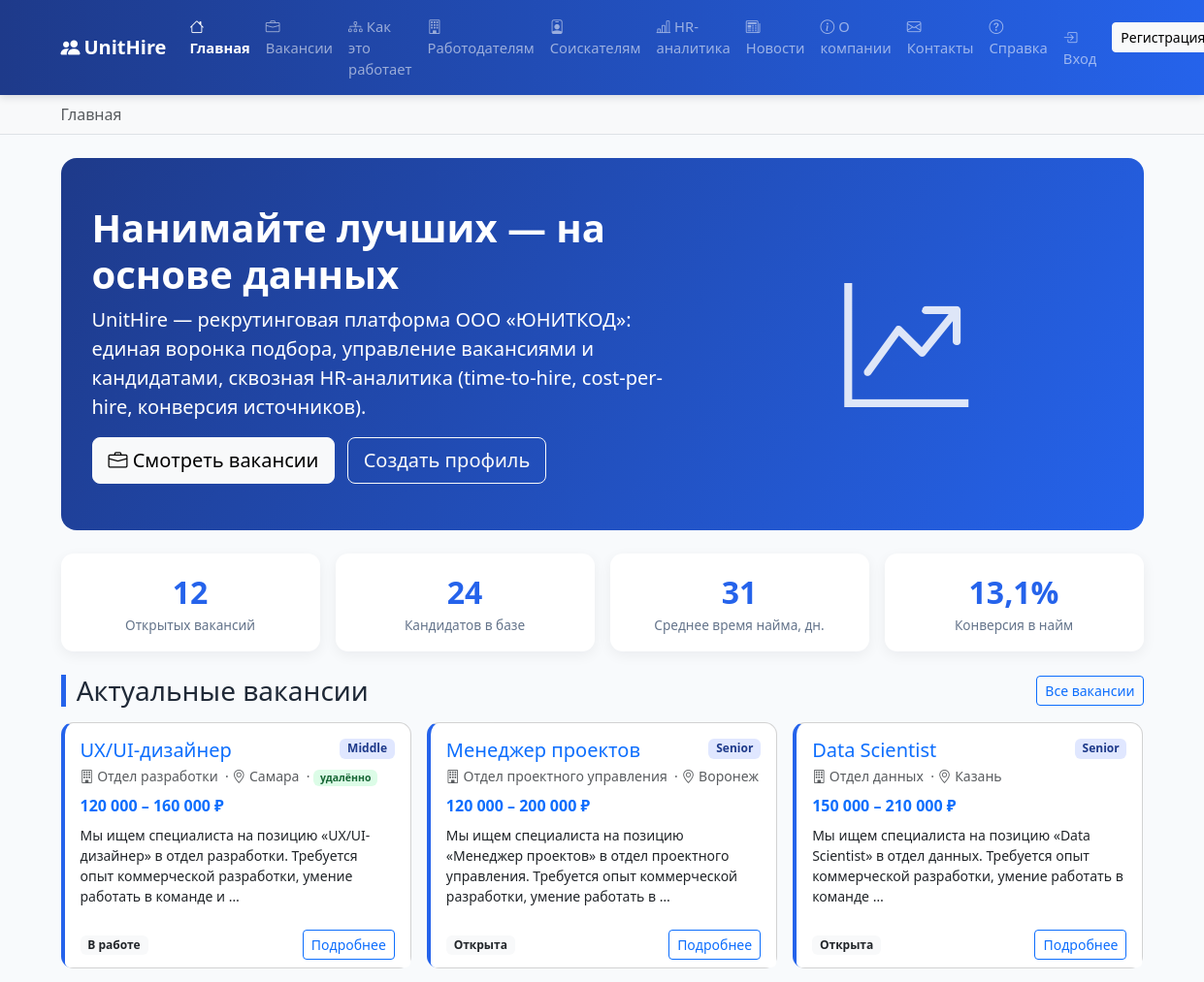
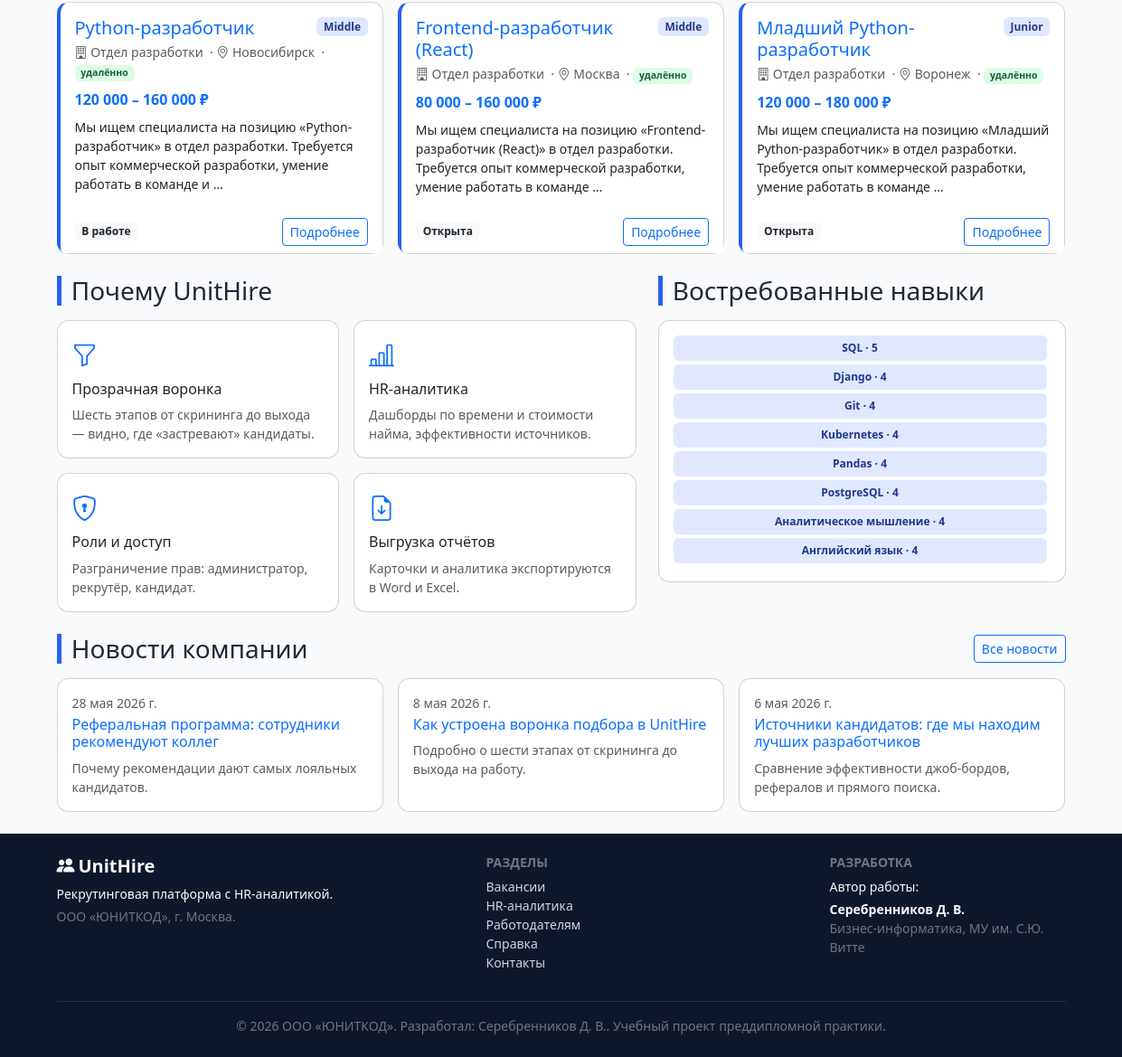
The page / on the database its author committed (2 pictures, top to bottom).
### core/models.py (models this page shows, shortened)
class Vacancy(models.Model):
    title = models.CharField("Название вакансии", max_length=150)
    department = models.ForeignKey(Department, verbose_name="Отдел",
                                   on_delete=models.PROTECT, related_name="vacancies")
    grade = models.CharField("Грейд", max_length=20, choices=Grade.choices,
                             default=Grade.MIDDLE)
    salary_min = models.PositiveIntegerField("Зарплата от, ₽", default=0)
    salary_max = models.PositiveIntegerField("Зарплата до, ₽", default=0)
    status = models.CharField("Статус", max_length=20, choices=VacancyStatus.choices,
                              default=VacancyStatus.OPEN)
    recruiter = models.ForeignKey(
        settings.AUTH_USER_MODEL, verbose_name="Ответственный рекрутёр",
        on_delete=models.SET_NULL, null=True, blank=True, related_name="vacancies",
        limit_choices_to={"role": Role.RECRUITER})
    required_skills = models.ManyToManyField(
        Skill, through="VacancySkill", verbose_name="Требуемые навыки",
        related_name="vacancies")
    description = models.TextField("Описание и требования", blank=True)
    city = models.CharField("Город", max_length=80, blank=True, default="Москва")
    is_remote = models.BooleanField("Удалённая работа", default=False)
    opened_at = models.DateField("Дата открытия", default=timezone.localdate)
    planned_close = models.DateField("Плановая дата закрытия", null=True, blank=True)
    closed_at = models.DateField("Фактическая дата закрытия", null=True, blank=True)
    class Meta:
        verbose_name = "Вакансия"
        verbose_name_plural = "Вакансии"
        ordering = ["-opened_at"]
        indexes = [models.Index(fields=["status"])]
    def salary_range(self):
        if self.salary_min and self.salary_max:
            return f"{self.salary_min:,} – {self.salary_max:,} ₽".replace(",", " ")
        if self.salary_max:
            return f"до {self.salary_max:,} ₽".replace(",", " ")
        return "по договорённости"

class Department(models.Model):
    name = models.CharField("Название отдела", max_length=120, unique=True)
    head = models.CharField("Руководитель", max_length=120, blank=True)
    headcount_plan = models.PositiveIntegerField("Плановая численность", default=0)
    description = models.TextField("Описание", blank=True)
    class Meta:
        verbose_name = "Отдел"
        verbose_name_plural = "Отделы"
        ordering = ["name"]

class Skill(models.Model):
    CATEGORY_CHOICES = [
        ("lang", "Язык программирования"),
        ("framework", "Фреймворк/библиотека"),
        ("db", "База данных"),
        ("tool", "Инструмент/технология"),
        ("soft", "Гибкий навык"),
    ]
    name = models.CharField("Навык", max_length=80, unique=True)
    category = models.CharField("Категория", max_length=20,
                                choices=CATEGORY_CHOICES, default="tool")
    description = models.CharField("Описание", max_length=255, blank=True)
    class Meta:
        verbose_name = "Навык"
        verbose_name_plural = "Навыки"
        ordering = ["category", "name"]

class Article(models.Model):
    title = models.CharField("Заголовок", max_length=200)
    slug = models.SlugField("Ссылка (slug)", max_length=210, unique=True)
    summary = models.CharField("Краткое описание", max_length=300)
    body = models.TextField("Текст статьи")
    author_name = models.CharField("Автор", max_length=120,
                                   default="Пресс-служба ЮНИТКОД")
    published_at = models.DateField("Дата публикации", default=timezone.localdate)
    is_published = models.BooleanField("Опубликовано", default=True)
    class Meta:
        verbose_name = "Статья/новость"
        verbose_name_plural = "Статьи и новости"
        ordering = ["-published_at"]
    def get_absolute_url(self):
        return reverse("news_detail", args=[self.slug])

### core/views.py (the view)
# urls.py: path("", views.home, name="home"),
def home(request):
    context = {
        "breadcrumbs": _crumbs(("Главная", None)),
        "kpi": analytics.kpi_summary(),
        "fresh_vacancies": Vacancy.objects.filter(
            status__in=[VacancyStatus.OPEN, VacancyStatus.IN_PROGRESS]
        ).select_related("department")[:6],
        "fresh_news": Article.objects.filter(is_published=True)[:3],
        "top_skills": _top_skills(),
    }
    return render(request, "public/home.html", context)

### core/context_processors.py (called while the page is built)
def site_globals(request):
    return {
        "MAIN_MENU": MAIN_MENU,
        "SITE_AUTHOR": settings.SITE_AUTHOR,
        "SITE_AUTHOR_FULL": settings.SITE_AUTHOR_FULL,
        "SITE_ORG": settings.SITE_ORG,
        "SITE_NAME": settings.SITE_NAME,
        "SITE_TAGLINE": settings.SITE_TAGLINE,
        "CURRENT_YEAR": timezone.localdate().year,
    }

### core/views.py (called while the page is built)
def _crumbs(*pairs):
    return list(pairs)

def _top_skills(limit=8):
    from .models import Skill
    return (Skill.objects.annotate(n=Count("vacancies"))
            .filter(n__gt=0).order_by("-n")[:limit])

### templates/public/home.html (shortened to what this page needs)
{% extends 'base.html' %}
{% load humanize %}
{% block content %}
<section class="hero mb-4">
  <div class="row align-items-center">
    <div class="col-lg-7">
      <h1 class="display-6">Нанимайте лучших — на основе данных</h1>
      <p class="lead">{{ SITE_NAME }} — рекрутинговая платформа ООО «ЮНИТКОД»: единая
        воронка подбора, управление вакансиями и кандидатами, сквозная HR-аналитика
        (time-to-hire, cost-per-hire, конверсия источников).</p>
      <a href="{% url 'vacancies' %}" class="btn btn-light btn-lg me-2">
        <i class="bi bi-briefcase"></i> Смотреть вакансии</a>
      <a href="{% url 'register' %}" class="btn btn-outline-light btn-lg">
        Создать профиль</a>
    </div>
    <div class="col-lg-5 text-center d-none d-lg-block">
      <i class="bi bi-graph-up-arrow" style="font-size:8rem;opacity:.85"></i>
    </div>
  </div>
</section>
<div class="row g-3 mb-4">
  {% with kpi as k %}
  <div class="col-6 col-md-3">
    <div class="card kpi-card text-center p-3">
      <div class="kpi-value">{{ k.open_vacancies }}</div>
      <div class="kpi-label">Открытых вакансий</div>
    </div>
  </div>
  <div class="col-6 col-md-3">
    <div class="card kpi-card text-center p-3">
      <div class="kpi-value">{{ k.candidates }}</div>
      <div class="kpi-label">Кандидатов в базе</div>
    </div>
  </div>
  <div class="col-6 col-md-3">
    <div class="card kpi-card text-center p-3">
      <div class="kpi-value">{{ k.avg_time_to_hire }}</div>
      <div class="kpi-label">Среднее время найма, дн.</div>
    </div>
  </div>
  <div class="col-6 col-md-3">
    <div class="card kpi-card text-center p-3">
      <div class="kpi-value">{{ k.conversion }}%</div>
      <div class="kpi-label">Конверсия в найм</div>
    </div>
  </div>
  {% endwith %}
</div>
<div class="d-flex justify-content-between align-items-center mb-3">
  <h3 class="section-title mb-0">Актуальные вакансии</h3>
  <a href="{% url 'vacancies' %}" class="btn btn-sm btn-outline-primary">Все вакансии</a>
</div>
<div class="row g-3 mb-4">
  {% for v in fresh_vacancies %}
    <div class="col-md-6 col-lg-4">{% include 'partials/_vacancy_card.html' %}</div>
  {% empty %}
    <p class="text-muted">Открытых вакансий пока нет.</p>
  {% endfor %}
</div>
<div class="row g-4 mb-4">
  <div class="col-lg-7">
    <h3 class="section-title mb-3">Почему UnitHire</h3>
    <div class="row g-3">
      <div class="col-md-6"><div class="card h-100 p-3">
        <i class="bi bi-funnel text-primary fs-3"></i>
        <h6 class="mt-2">Прозрачная воронка</h6>
        <p class="small text-muted mb-0">Шесть этапов от скрининга до выхода — видно, где «застревают» кандидаты.</p></div></div>
      <div class="col-md-6"><div class="card h-100 p-3">
        <i class="bi bi-bar-chart-line text-primary fs-3"></i>
        <h6 class="mt-2">HR-аналитика</h6>
        <p class="small text-muted mb-0">Дашборды по времени и стоимости найма, эффективности источников.</p></div></div>
      <div class="col-md-6"><div class="card h-100 p-3">
        <i class="bi bi-shield-lock text-primary fs-3"></i>
        <h6 class="mt-2">Роли и доступ</h6>
        <p class="small text-muted mb-0">Разграничение прав: администратор, рекрутёр, кандидат.</p></div></div>
      <div class="col-md-6"><div class="card h-100 p-3">
        <i class="bi bi-file-earmark-arrow-down text-primary fs-3"></i>
        <h6 class="mt-2">Выгрузка отчётов</h6>
        <p class="small text-muted mb-0">Карточки и аналитика экспортируются в Word и Excel.</p></div></div>
    </div>
  </div>
  <div class="col-lg-5">
    <h3 class="section-title mb-3">Востребованные навыки</h3>
    <div class="card p-3">
      {% for s in top_skills %}
        <span class="badge badge-grade me-1 mb-1 p-2">{{ s.name }} · {{ s.n }}</span>
      {% empty %}
        <p class="text-muted small mb-0">Данные появятся после публикации вакансий.</p>
      {% endfor %}
    </div>
  </div>
</div>
<div class="d-flex justify-content-between align-items-center mb-3">
  <h3 class="section-title mb-0">Новости компании</h3>
  <a href="{% url 'news' %}" class="btn btn-sm btn-outline-primary">Все новости</a>
</div>
<div class="row g-3">
  {% for a in fresh_news %}
    <div class="col-md-4"><div class="card h-100">
      <div class="card-body">
        <p class="small text-muted mb-1">{{ a.published_at }}</p>
        <h6><a class="text-decoration-none" href="{{ a.get_absolute_url }}">{{ a.title }}</a></h6>
        <p class="small text-muted mb-0">{{ a.summary }}</p>
      </div></div></div>
  {% endfor %}
</div>
{% endblock %}

### templates/base.html (shortened to what this page needs)
{% load static %}<!DOCTYPE html>
<html lang="ru">
<head>
  <link rel="stylesheet" href="{% static 'vendor/bootstrap.min.css' %}">
  <link rel="stylesheet" href="{% static 'vendor/bootstrap-icons.css' %}">
  <link rel="stylesheet" href="{% static 'css/styles.css' %}">
</head>
<body class="d-flex flex-column min-vh-100">
<header>
  <nav class="navbar navbar-expand-lg navbar-dark unit-navbar sticky-top">
    <div class="container">
      <a class="navbar-brand fw-bold" href="{% url 'home' %}">
        <i class="bi bi-people-fill me-1"></i>{{ SITE_NAME }}
      </a>
      <div class="collapse navbar-collapse" id="mainNav">
        <ul class="navbar-nav me-auto mb-2 mb-lg-0">
          {% for name, label, icon in MAIN_MENU %}
            <li class="nav-item">
              <a class="nav-link" href="{% url name %}"><i class="bi bi-{{ icon }} me-1"></i>{{ label }}</a>
            </li>
          {% endfor %}
        </ul>
        <ul class="navbar-nav">
          {% if user.is_authenticated %}
            <li class="nav-item">
              <a class="nav-link" href="{% url 'dashboard' %}">
                <i class="bi bi-speedometer2 me-1"></i>Кабинет</a>
            </li>
            <li class="nav-item">
              <span class="nav-link disabled small">{{ user.short_name }}</span>
            </li>
            <li class="nav-item">
              <form action="{% url 'logout' %}" method="post" class="d-inline">
                {% csrf_token %}
                <button class="btn btn-sm btn-outline-light mt-1" type="submit">
                  <i class="bi bi-box-arrow-right"></i> Выход</button>
              </form>
            </li>
          {% else %}
            <li class="nav-item">
              <a class="nav-link" href="{% url 'login' %}"><i class="bi bi-box-arrow-in-right me-1"></i>Вход</a>
            </li>
            <li class="nav-item">
              <a class="btn btn-light btn-sm mt-1 ms-lg-2" href="{% url 'register' %}">Регистрация</a>
            </li>
          {% endif %}
        </ul>
      </div>
    </div>
  </nav>
</header>
{% if breadcrumbs %}
<div class="bg-light border-bottom">
  <div class="container">
    <nav aria-label="breadcrumb">
      <ol class="breadcrumb my-2 small">
        {% for label, url in breadcrumbs %}
          {% if url %}
            <li class="breadcrumb-item"><a href="{{ url }}">{{ label }}</a></li>
          {% else %}
            <li class="breadcrumb-item active" aria-current="page">{{ label }}</li>
          {% endif %}
        {% endfor %}
      </ol>
    </nav>
  </div>
</div>
{% endif %}
<main class="container my-4 flex-grow-1">
  {% block content %}{% endblock %}
</main>
<footer class="unit-footer mt-auto text-light">
  <div class="container py-4">
    <div class="row gy-3">
      <div class="col-md-5">
        <h5 class="fw-bold"><i class="bi bi-people-fill me-1"></i>{{ SITE_NAME }}</h5>
        <p class="small mb-1">{{ SITE_TAGLINE }}.</p>
        <p class="small text-secondary mb-0">{{ SITE_ORG }}, г. Москва.</p>
      </div>
      <div class="col-md-4">
        <h6 class="text-uppercase small fw-bold text-secondary">Разделы</h6>
        <ul class="list-unstyled small">
          <li><a class="footer-link" href="{% url 'vacancies' %}">Вакансии</a></li>
          <li><a class="footer-link" href="{% url 'analytics_demo' %}">HR-аналитика</a></li>
          <li><a class="footer-link" href="{% url 'employers' %}">Работодателям</a></li>
          <li><a class="footer-link" href="{% url 'help' %}">Справка</a></li>
          <li><a class="footer-link" href="{% url 'contacts' %}">Контакты</a></li>
        </ul>
      </div>
      <div class="col-md-3">
        <h6 class="text-uppercase small fw-bold text-secondary">Разработка</h6>
        <p class="small mb-1">Автор работы:</p>
        <p class="small fw-bold mb-0">{{ SITE_AUTHOR }}</p>
        <p class="small text-secondary">Бизнес-информатика, МУ им. С.Ю. Витте</p>
      </div>
    </div>
    <hr class="border-secondary">
    <p class="small text-secondary text-center mb-0">
      © {{ CURRENT_YEAR }} {{ SITE_ORG }}. Разработал: {{ SITE_AUTHOR }}.
      Учебный проект преддипломной практики.
    </p>
  </div>
</footer>
</body>
</html>

### templates/partials/_vacancy_card.html
<div class="card vacancy-card h-100">
  <div class="card-body">
    <div class="d-flex justify-content-between align-items-start">
      <h5 class="card-title mb-1">
        <a class="text-decoration-none" href="{% url 'vacancy_detail' v.pk %}">{{ v.title }}</a>
      </h5>
      <span class="badge badge-grade">{{ v.get_grade_display }}</span>
    </div>
    <p class="text-muted small mb-2">
      <i class="bi bi-building"></i> {{ v.department.name }}
      &nbsp;·&nbsp;<i class="bi bi-geo-alt"></i> {{ v.city }}
      {% if v.is_remote %}&nbsp;·&nbsp;<span class="badge badge-soft">удалённо</span>{% endif %}
    </p>
    <p class="fw-bold text-primary mb-2">{{ v.salary_range }}</p>
    <p class="card-text small text-truncate-2">{{ v.description|truncatewords:18 }}</p>
  </div>
  <div class="card-footer bg-white border-0 d-flex justify-content-between align-items-center">
    <span class="badge bg-light text-dark">{{ v.get_status_display }}</span>
    <a class="btn btn-sm btn-outline-primary" href="{% url 'vacancy_detail' v.pk %}">Подробнее</a>
  </div>
</div>

### static/css/styles.css (style rules this page uses)
:root { --unit-primary: #2563eb; --unit-primary-dark: #1e3a8a; --unit-accent: #16a34a; --unit-dark: #0f172a; }
body { font-family: "Segoe UI", Roboto, "Helvetica Neue", Arial, sans-serif; color: #1f2937; background: #f8fafc; }
.unit-navbar { background: linear-gradient(90deg, var(--unit-primary-dark), var(--unit-primary)); box-shadow: 0 2px 8px rgba(15, 23, 42, .15); }
.unit-navbar .nav-link { font-size: .92rem; }
.unit-footer { background: var(--unit-dark); }
.footer-link { color: #cbd5e1; text-decoration: none; }
.hero { background: linear-gradient(120deg, var(--unit-primary-dark), var(--unit-primary)); color: #fff; border-radius: 1rem; padding: 3rem 2rem; }
.hero h1 { font-weight: 700; }
.kpi-card { border: none; border-radius: .9rem; box-shadow: 0 4px 14px rgba(15, 23, 42, .06); transition: transform .15s ease; }
.kpi-value { font-size: 2rem; font-weight: 700; color: var(--unit-primary); }
.kpi-label { color: #64748b; font-size: .85rem; }
.card { border-radius: .8rem; }
.vacancy-card { border-left: 4px solid var(--unit-primary); }
.badge-grade { background: #e0e7ff; color: var(--unit-primary-dark); }
.badge-soft { background: #dcfce7; color: #166534; }
.section-title { border-left: 5px solid var(--unit-primary); padding-left: .7rem; }

### rows shown on the page
Vacancy: title "UX/UI-дизайнер", grade "Middle", department.name "Отдел разработки", city "Самара", is_remote "удалённо", salary_range "120 000 – 160 000 ₽", description "Мы ищем специалиста на позицию «UX/UI-дизайнер» в отдел разработки. Требуется опыт коммерческой разработки, умение работать в команде и …", status "В работе"
Vacancy: title "Менеджер проектов", grade "Senior", department.name "Отдел проектного управления", city "Воронеж", salary_range "120 000 – 200 000 ₽", description "Мы ищем специалиста на позицию «Менеджер проектов» в отдел проектного управления. Требуется опыт коммерческой разработки, умение работать в …", status "Открыта"
Vacancy: title "Data Scientist", grade "Senior", department.name "Отдел данных", city "Казань", salary_range "150 000 – 210 000 ₽", description "Мы ищем специалиста на позицию «Data Scientist» в отдел данных. Требуется опыт коммерческой разработки, умение работать в команде …", status "Открыта"
Vacancy: title "Python-разработчик", grade "Middle", department.name "Отдел разработки", city "Новосибирск", is_remote "удалённо", salary_range "120 000 – 160 000 ₽", description "Мы ищем специалиста на позицию «Python-разработчик» в отдел разработки. Требуется опыт коммерческой разработки, умение работать в команде и …", status "В работе"
Vacancy: title "Frontend-разработчик (React)", grade "Middle", department.name "Отдел разработки", city "Москва", is_remote "удалённо", salary_range "80 000 – 160 000 ₽", description "Мы ищем специалиста на позицию «Frontend-разработчик (React)» в отдел разработки. Требуется опыт коммерческой разработки, умение работать в команде …", status "Открыта"
Vacancy: title "Младший Python-разработчик", grade "Junior", department.name "Отдел разработки", city "Воронеж", is_remote "удалённо", salary_range "120 000 – 180 000 ₽", description "Мы ищем специалиста на позицию «Младший Python-разработчик» в отдел разработки. Требуется опыт коммерческой разработки, умение работать в команде …", status "Открыта"
Skill: name "SQL", n "5"
Skill: name "Django", n "4"
Skill: name "Git", n "4"
Skill: name "Kubernetes", n "4"
Skill: name "Pandas", n "4"
Skill: name "PostgreSQL", n "4"
Skill: name "Аналитическое мышление", n "4"
Skill: name "Английский язык", n "4"
Article: published_at "28 мая 2026 г.", title "Реферальная программа: сотрудники рекомендуют коллег", summary "Почему рекомендации дают самых лояльных кандидатов."
Article: published_at "8 мая 2026 г.", title "Как устроена воронка подбора в UnitHire", summary "Подробно о шести этапах от скрининга до выхода на работу."
Article: published_at "6 мая 2026 г.", title "Источники кандидатов: где мы находим лучших разработчиков", summary "Сравнение эффективности джоб-бордов, рефералов и прямого поиска."

### other values the page prints
{{ SITE_NAME }} "UnitHire"
{{ label }} "Главная" "Вакансии" "Как это работает" "Работодателям" "Соискателям" "HR-аналитика" "Новости" "О компании" "Контакты" "Справка"
{{ label }} "Главная"
{{ k.open_vacancies }} "12"
{{ k.candidates }} "24"
{{ k.avg_time_to_hire }} "31"
{{ k.conversion }} "13,1"
{{ SITE_TAGLINE }} "Рекрутинговая платформа с HR-аналитикой"
{{ SITE_ORG }} "ООО «ЮНИТКОД»"
{{ SITE_AUTHOR }} "Серебренников Д. В."
{{ CURRENT_YEAR }} "2026"
